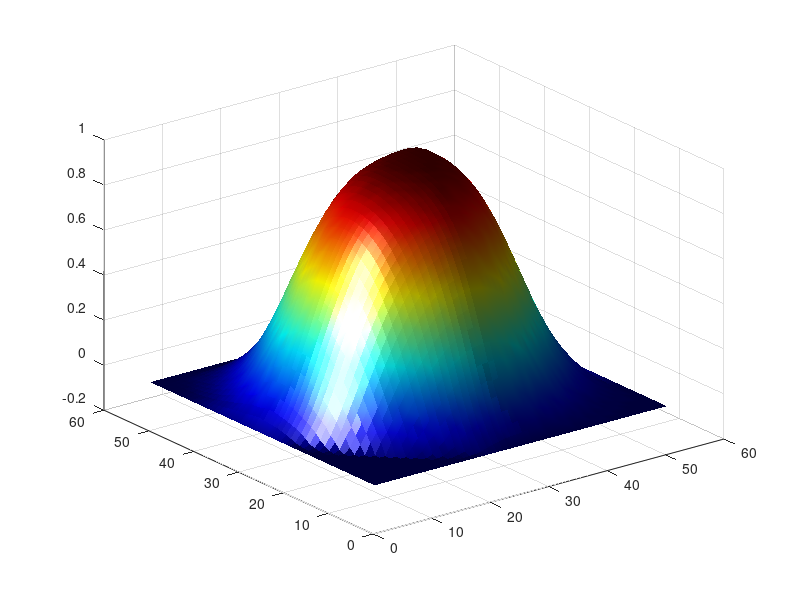

Write MATLAB code to recreate this figure. (Note: this script raises an error after producing the figure.)
% Solution of Poisson equation in 2D with Gauss Seidel iteration
% Density distribution in the model is random

% Clearing all variables and arrays
clear all;
% Clearing figures
clf;

% % Model parameters
% Model size, m
xsize=18000000.0;
ysize=18000000.0;
% Numerical resolution
xnum=51;
ynum=51;
% Grid steps
xstp=xsize./(xnum-1);
ystp=ysize./(ynum-1);
% Poisson equation koefficients
xkf=1/xstp^2;
ykf=1/ystp^2;
xykf=-2/xstp^2-2/ystp^2;



% Model parameters
% Radius of the planet
r=6000000.0;
% Density of the planet
rhoplanet=6000.0;
% Gravity constant
G=6.67e-11;
% Model size, m
xsize=18000000.0;
ysize=18000000.0;
% Radius for gravity potential boundary
gradius=0.9999*xsize/2;


% FINEST (PRINCIPAL) GRID
% Defining density structure rho()
% Defining initial guesses for gravity potential phi()
% Computing right part of the Poisson equation R()
% Grid points cycle
for i=1:1:ynum(1);
    for j=1:1:xnum(1);
        % Gravity potential
        phi(i,j)=0;
        % Check distance of (i,j) node from the grid center
        dx=(j-1).*xstp(1)-xsize./2;
        dy=(i-1).*ystp(1)-ysize./2;
        dist=(dx.*dx+dy.*dy)^0.5;
        % Density 
        rho(i,j)=0;
        if (dist<r)
            rho(i,j)=rhoplanet;
        end
        % Right part of Poisson equation
        R(i,j)= 4.0.*pi.*G.*rho(i,j);
    end
end





% Iteration Parameters
% Total number of iterations
inum=61;
% Relaxation coefficient for Gauss-Seidel iterations
krelax=1.5;
% residual scale
rscale=2e+5;



% Figures counter
fignum=1;

% Gauss-Seidel iteration circle
for niter=1:1:inum
    
    
    % Plotting Residuals for selected stages
    n=niter-1;
    if(n==10 || n==30 || n==60)
      % Computing residual for Poisson equation on nodes
        for i=1:1:ynum;
            for j=1:1:xnum;
                % Boundrary conditions 
                if (i==1 | i==ynum | j==1 | j==xnum);
                    % Residuals for boundary conditions
                    residual(i,j)=0;
                    % Solving Poisson equation
                else
                    % Computing residual
                    residual(i,j)=R(i,j)-(xkf*(phi(i,j-1)+phi(i,j+1))+ykf*(phi(i-1,j)+phi(i+1,j))+xykf*phi(i,j));
                end
            end            
        end
        % Plotting Residuals as surface
        figure(1);colormap('Jet');clf
        surf(residual*rscale);
%         colormap(gray);
        shading interp;
%         light('Position',[-1 0 0],'Style','local')
        light('Position',[-1 0 0])
%         light
        lighting phong;
        axis tight;
        zlabel('residuals');
%         title(['Solution of Poisson equation, iteration = ',num2str(n)]);
box on
axis([0 xnum 0 ynum 0 1])
ax=gca;
ax.TickDir='out';
ax.LineWidth=1.5;
ax.XTick=[];
ax.YTick=[];
% ax.XTick=[0 1000 2000 3000];
% ax.YTick=[0 50 100];
% ax.ZTick=[0 0.005 0.010];
ax.FontName='Serif';
ax.FontSize=20;
ax.FontWeight='bold';
pause(0.1)        
print ('-djpeg', '-r300',['planet51_',num2str(n)]);
    end
    
    % Solving of the Poisson equation on nodes
    for i=1:1:ynum;
        for j=1:1:xnum;
            % Boundrary conditions 
            if (i==1 | i==ynum | j==1 | j==xnum);
                % Boundary condition for gravity potential
                phi(i,j)=0;
                % Residuals for boundary conditions
                residual(i,j)=0;
            % Solving Poisson equation
            else
                % Computing residual
                resid=R(i,j)-(xkf*(phi(i,j-1)+phi(i,j+1))+ykf*(phi(i-1,j)+phi(i+1,j))+xykf*phi(i,j));
                % Updating solution
                phi(i,j)=phi(i,j)+resid/xykf*krelax;
            end
        end
    end
    
end


